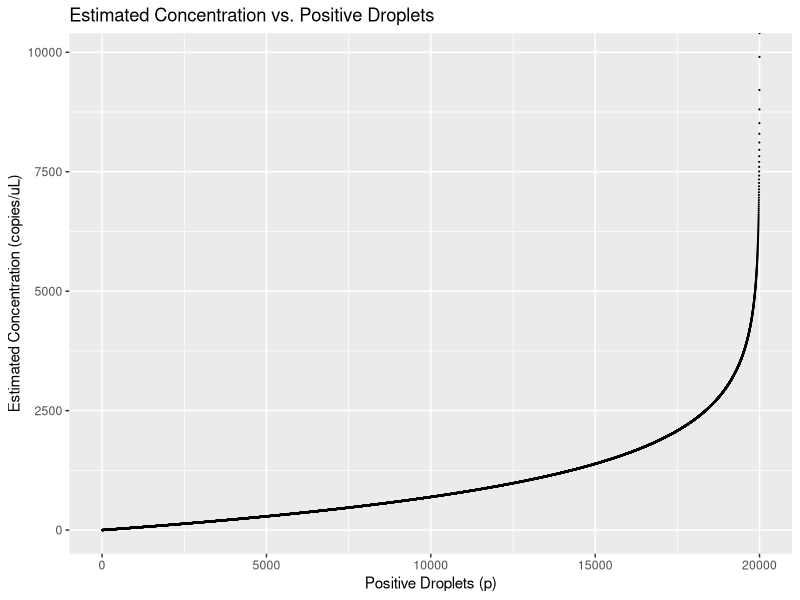

Reproduce this figure in R.
## ---- chunk 1
N <- 20000
p <- 200
v <- 20 / N
d <- 1
lambda <- -log(1 - p / N)
C <- lambda * d / v
paste(round(C, 3), "copies/uL")
## ---- chunk 2
p <- 1
lambda <- -log(1 - p / N)
C <- lambda / v
paste(round(C, 3), "copies/uL")
## ---- chunk 3
library(ggplot2)

result <- data.frame(p.drop = 1:20000)
result$conc <- round(-1 / (20 / 20000) * log(1 - result$p.drop / 20000), 3)

ggplot(result, aes(x = p.drop, y = conc)) +
  geom_point(size = 0.1) +
  labs(title = "Estimated Concentration vs. Positive Droplets",
       x = "Positive Droplets (p)",
       y = "Estimated Concentration (copies/uL)")

